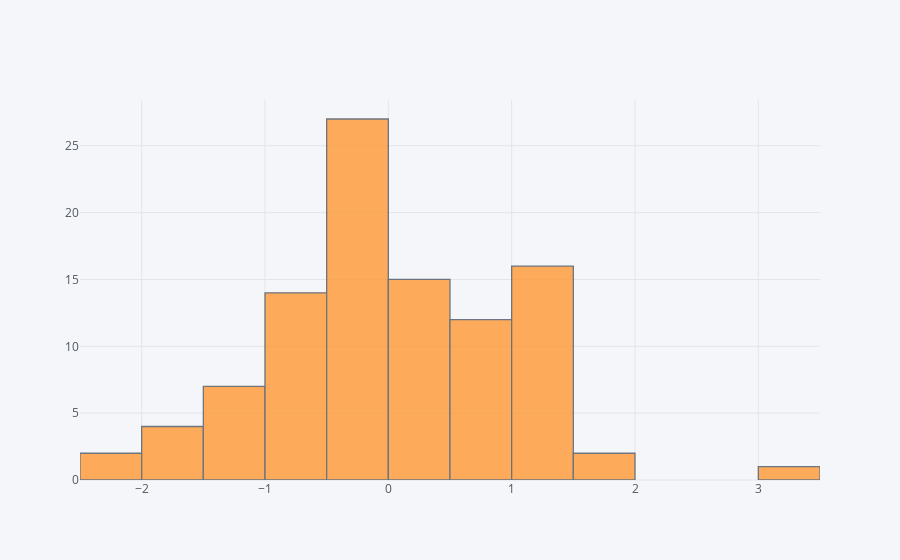

Notebook cell for this chart:
### Code cell
df['A'].iplot(kind='hist',bins=25)

### Figure 1 — Plotly figure (JSON) as saved in the notebook; plotly's stock layout.template omitted (floating-point values rounded to 4 significant figures)
{"data": [{"histfunc": "count", "histnorm": "", "marker": {"color": "rgba(255, 153, 51, 1.0)", "line": {"color": "#4D5663", "width": 1.3}}, "name": "A", "nbinsx": 25, "opacity": 0.8, "orientation": "v", "type": "histogram", "x": [-0.3212, -0.7252, -0.9036, -0.7503, 0.1308, -0.3926, -1.606, 1.135, -0.4777, 1.337, -0.06179, 0.2094, -0.549, -1.133, 0.407, -0.2773, -0.7306, -0.3231, 0.6722, -0.6848, -0.389, 0.4016, 1.049, -0.5781, -0.206, 0.5174, 1.182, 0.1862, -0.7078, -0.1462, -0.3678, 0.2214, -1.197, -0.05235, 0.2387, -0.279, -2.409, -0.08468, -0.4408, 0.241, 1.454, -1.186, 0.7342, -1.486, -0.6518, 0.5675, -0.3412, -0.8577, 1.175, 1.877, -1.372, 0.5054, 0.6322, 0.8003, 1.061, 0.2282, 1.486, -0.2001, 1.193, 0.393, -0.11, -0.08726, 1.073, 1.288, -0.302, -1.191, -0.7594, -0.4284, -1.176, -0.4364, 1.127, -1.55, -0.1551, 0.7386, 0.6434, -0.7748, 1.164, 0.02214, -0.04697, 1.63, 1.005, 1.073, -2.265, 3.089, -0.7857, 0.7486, -1.658, -0.2937, 0.03151, 1.031, -0.7473, -0.208, -1.928, -0.0558, 0.6451, 0.6374, 0.3154, 0.06287, 0.241, -0.3583]}], "layout": {"barmode": "overlay", "legend": {"bgcolor": "#F5F6F9", "font": {"color": "#4D5663"}}, "paper_bgcolor": "#F5F6F9", "plot_bgcolor": "#F5F6F9", "titlefont": {"color": "#4D5663"}, "xaxis1": {"gridcolor": "#E1E5ED", "showgrid": true, "tickfont": {"color": "#4D5663"}, "title": "", "titlefont": {"color": "#4D5663"}, "zerolinecolor": "#E1E5ED"}, "yaxis1": {"gridcolor": "#E1E5ED", "showgrid": true, "tickfont": {"color": "#4D5663"}, "title": "", "titlefont": {"color": "#4D5663"}, "zerolinecolor": "#E1E5ED"}}}
